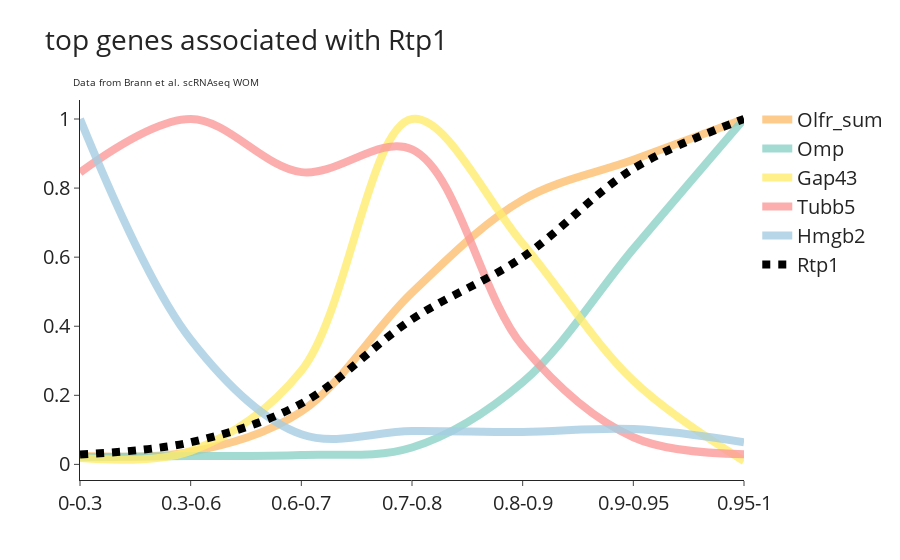

Notebook code cell kept with this figure:
### Code cell
ge_normalized = pd.read_csv('../expression_csv/ge_normalized_normExp_GSE151346_MOE_ALL_OlfrSum.csv', 
                            index_col=0)

plot_genes = ['Hmgb2', 'Tubb5', 'Gap43','Omp', 'Olfr_sum']
# plot_genes = ['Sox11', 'Tubb5', 'Gap43','Omp', 'Olfr_sum']



color_map = GE_functions.distinct_colors(GE_functions.get_rmse_table(ge_normalized[plot_genes + ['Rtp1']], 'Rtp1', 
                                                                     no_filter=True).sort_values().index, 
                                         category='pastel')

fig = go.Figure()

ge_data = GE_functions.get_ge_data(ge_normalized, plot_genes)
for g in reversed(ge_data['gene'].unique()):
    plot_data = ge_data[ge_data['gene'] == g]    
    fig.add_trace(go.Scatter(x= plot_data['index'], 
                             y= plot_data['expression'],
                             opacity = 0.8,
                             mode ='lines', 
                             line_shape='spline',
                             name = g,
                             line=dict(
                                color = color_map[g],
                                width=8
#                                 dash = 'dot'
                            )
                        ))

# Add bolded lines for specific genes 
ge_data = GE_functions.get_ge_data(ge_normalized, ['Rtp1'])
for g in ge_data['gene'].unique():
    plot_data = ge_data[ge_data['gene'] == g]
    fig.add_trace(go.Scatter(x= plot_data['index'], 
                             y= plot_data['expression'],
                             mode = 'lines',
                             line_shape='spline',
                             name = g, 
                             line=dict(
                                color='black',
                                 dash='dot',
                                width=8)
    ))
    
fig.update_layout(xaxis_type = 'category',template='simple_white', # update x-axis to category so that it doesn't sort the numbers
                 title='top genes associated with Rtp1<br>\
    <span style="font-size: 10px;">Data from Brann et al. scRNAseq WOM</span>',
                 font=dict(
        size=20,
    ))
fig.show()

# fig.write_html("../output/fig_image/mOSN_analysis/geLine_demo_plot.html")

### Figure 1 — Plotly figure (JSON) as saved in the notebook; plotly's stock layout.template omitted (floating-point values rounded to 4 significant figures)
{"data": [{"line": {"color": "#FDBF6F", "shape": "spline", "width": 8}, "mode": "lines", "name": "Olfr_sum", "opacity": 0.8, "type": "scatter", "x": ["0-0.3", "0.3-0.6", "0.6-0.7", "0.7-0.8", "0.8-0.9", "0.9-0.95", "0.95-1"], "y": [0.02531, 0.03596, 0.1532, 0.4972, 0.7658, 0.8817, 1]}, {"line": {"color": "#8DD3C7", "shape": "spline", "width": 8}, "mode": "lines", "name": "Omp", "opacity": 0.8, "type": "scatter", "x": ["0-0.3", "0.3-0.6", "0.6-0.7", "0.7-0.8", "0.8-0.9", "0.9-0.95", "0.95-1"], "y": [0.02041, 0.02413, 0.02725, 0.04895, 0.2378, 0.624, 1]}, {"line": {"color": "#FFED6F", "shape": "spline", "width": 8}, "mode": "lines", "name": "Gap43", "opacity": 0.8, "type": "scatter", "x": ["0-0.3", "0.3-0.6", "0.6-0.7", "0.7-0.8", "0.8-0.9", "0.9-0.95", "0.95-1"], "y": [0.01826, 0.03904, 0.271, 1, 0.6396, 0.2426, 0.009829]}, {"line": {"color": "#FB9A99", "shape": "spline", "width": 8}, "mode": "lines", "name": "Tubb5", "opacity": 0.8, "type": "scatter", "x": ["0-0.3", "0.3-0.6", "0.6-0.7", "0.7-0.8", "0.8-0.9", "0.9-0.95", "0.95-1"], "y": [0.8453, 1, 0.8463, 0.9121, 0.3427, 0.07852, 0.02973]}, {"line": {"color": "#A6CEE3", "shape": "spline", "width": 8}, "mode": "lines", "name": "Hmgb2", "opacity": 0.8, "type": "scatter", "x": ["0-0.3", "0.3-0.6", "0.6-0.7", "0.7-0.8", "0.8-0.9", "0.9-0.95", "0.95-1"], "y": [1, 0.3616, 0.08716, 0.09673, 0.09399, 0.1021, 0.06418]}, {"line": {"color": "black", "dash": "dot", "shape": "spline", "width": 8}, "mode": "lines", "name": "Rtp1", "type": "scatter", "x": ["0-0.3", "0.3-0.6", "0.6-0.7", "0.7-0.8", "0.8-0.9", "0.9-0.95", "0.95-1"], "y": [0.02884, 0.06397, 0.1762, 0.4203, 0.6, 0.8564, 1]}], "layout": {"font": {"size": 20}, "title": {"text": "top genes associated with Rtp1<br>    <span style=\"font-size: 10px;\">Data from Brann et al. scRNAseq WOM</span>"}, "xaxis": {"type": "category"}}}
